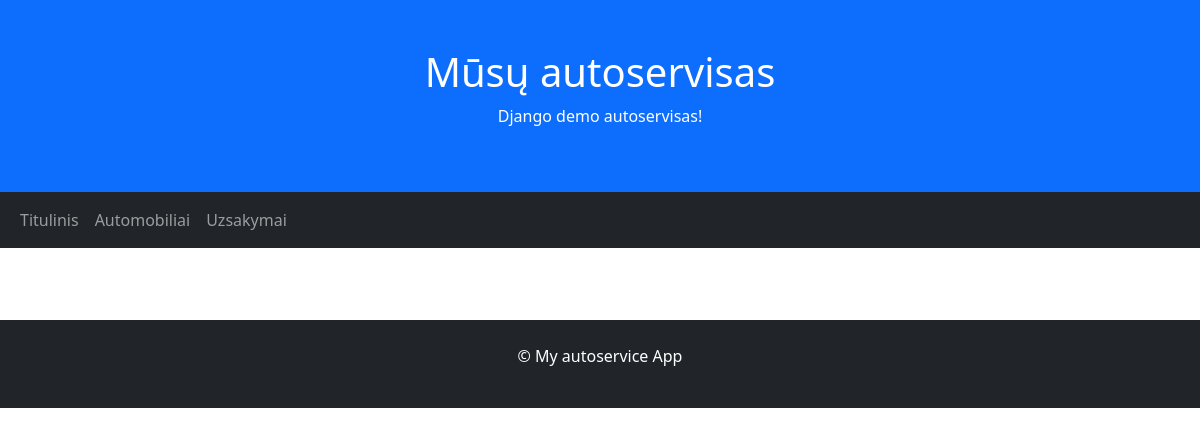
/orders/, run on an earlier commit of the app's database.
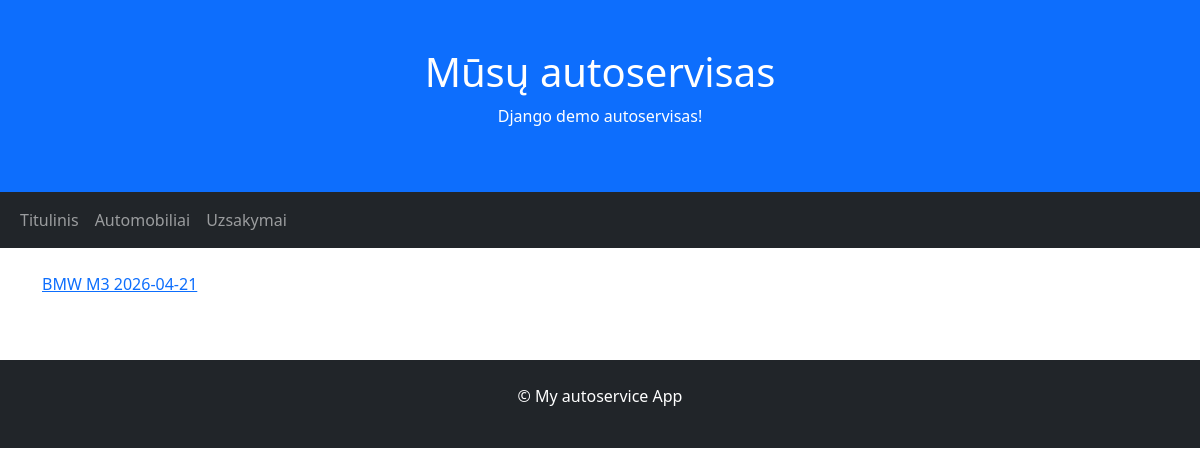
And on a later commit of the database.
### autoservice/models.py (models this page shows, shortened)
class Order(models.Model):
    date = models.DateField(auto_now_add=True)
    car = models.ForeignKey(to="Car", on_delete=models.CASCADE)
    client = models.ForeignKey(to=User, on_delete=models.CASCADE)
    STATUS_CHOICES = [
        ('a', 'Administered'),
        ('k', 'Cancelled'),
        ('i', 'In Progress'),
        ('c', 'Completed'),
    ]
    status = models.CharField(choices=STATUS_CHOICES, default='a')
    def __str__(self):
        return f"{self.car} {self.date}"

class Car(models.Model):
    make = models.CharField()
    model = models.CharField()
    license_plate = models.CharField()
    vin_code = models.CharField()
    client_name = models.CharField()
    def __str__(self):
        return f"{self.make} {self.model}"

### autoservice/views.py (the view)
# urls.py: path('orders/', views.OrderListView.as_view(), name="orders"),
class OrderListView(generic.ListView):
    model = Order
    template_name = "orders.html"
    context_object_name = "orders"

### autoservice/templates/orders.html (shortened to what this page needs)
{% extends 'base.html' %}
{% block content %}
{% for order in orders %}
<p><a href="{{ order.pk }}">{{ order }}</a></p>
{% endfor %}
{% endblock %}

What changed in the data, as far as the page shows it:
added Order: car+date "BMW M3 2026-04-21"
